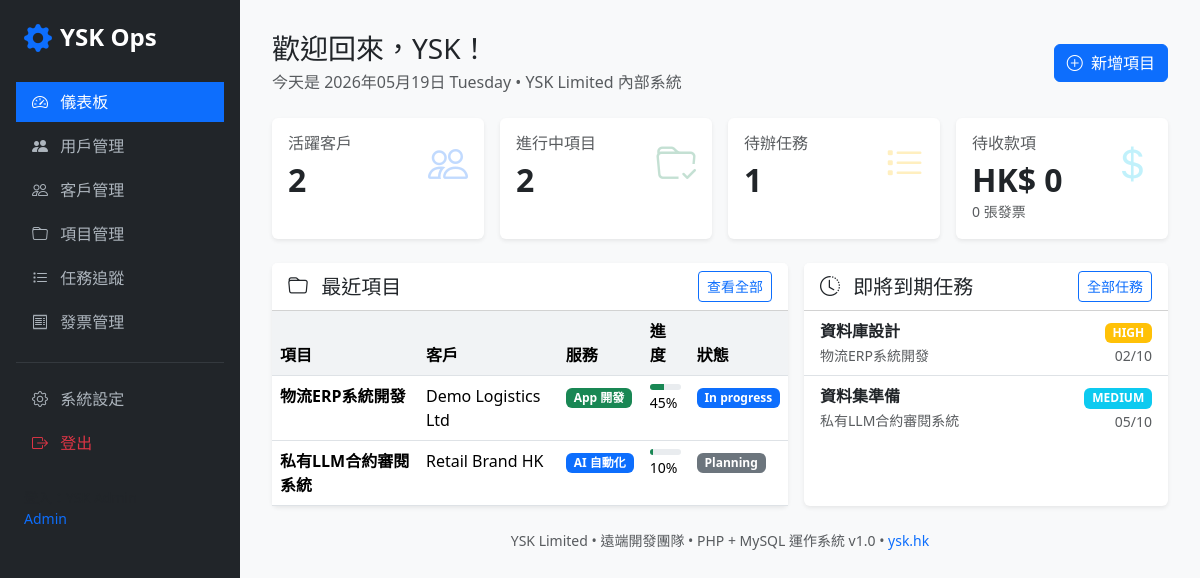
/index.php (signed in), run on an earlier commit of the app's database.
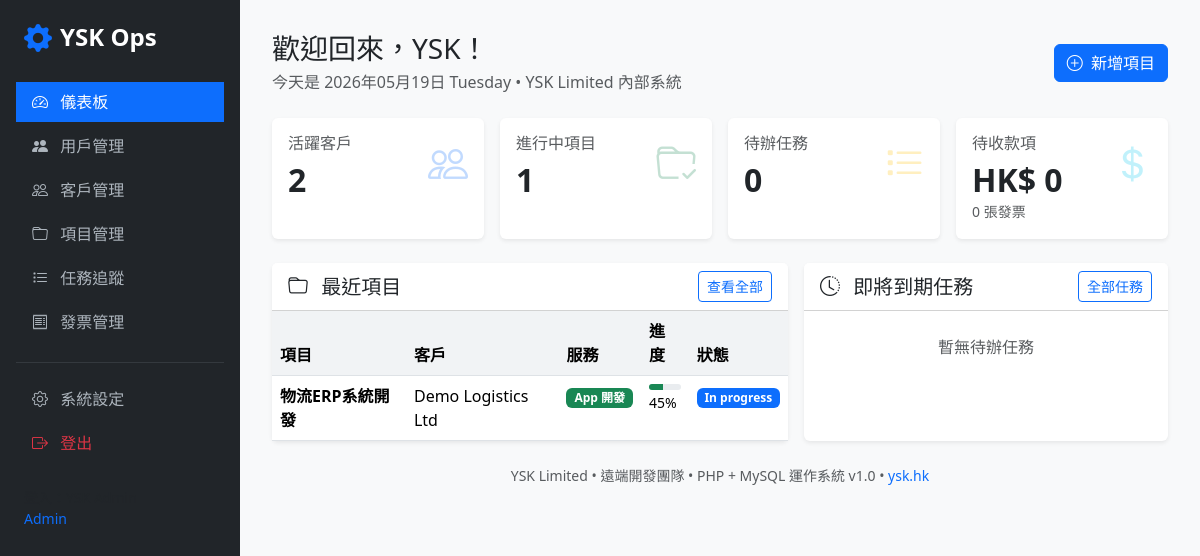
And on a later commit of the database.
### tables this page shows
CREATE TABLE projects (
    id INT AUTO_INCREMENT PRIMARY KEY,
    client_id INT NOT NULL,
    title VARCHAR(200) NOT NULL,
    description TEXT,
    service_type ENUM('ai_automation', 'app_development', 'cloud_security', 'web3_blockchain', 'other') NOT NULL,
    status ENUM('planning', 'in_progress', 'review', 'completed', 'on_hold', 'cancelled') DEFAULT 'planning',
    start_date DATE,
    end_date DATE,
    budget DECIMAL(12,2) DEFAULT 0,
    progress_percent INT DEFAULT 0 CHECK (progress_percent BETWEEN 0 AND 100),
    assigned_pm_id INT,
    created_by INT,
    created_at TIMESTAMP DEFAULT CURRENT_TIMESTAMP,
    updated_at TIMESTAMP DEFAULT CURRENT_TIMESTAMP ON UPDATE CURRENT_TIMESTAMP,
    FOREIGN KEY (client_id) REFERENCES clients(id) ON DELETE CASCADE,
    FOREIGN KEY (assigned_pm_id) REFERENCES users(id) ON DELETE SET NULL,
    FOREIGN KEY (created_by) REFERENCES users(id) ON DELETE SET NULL
);

CREATE TABLE clients (
    id INT AUTO_INCREMENT PRIMARY KEY,
    company_name VARCHAR(150) NOT NULL,
    contact_person VARCHAR(100),
    email VARCHAR(100),
    phone VARCHAR(20),
    address TEXT,
    notes TEXT,
    status ENUM('active', 'inactive', 'lead') DEFAULT 'active',
    created_at TIMESTAMP DEFAULT CURRENT_TIMESTAMP,
    updated_at TIMESTAMP DEFAULT CURRENT_TIMESTAMP ON UPDATE CURRENT_TIMESTAMP
);

CREATE TABLE tasks (
    id INT AUTO_INCREMENT PRIMARY KEY,
    project_id INT NOT NULL,
    title VARCHAR(200) NOT NULL,
    description TEXT,
    assigned_to_id INT,
    status ENUM('todo', 'in_progress', 'review', 'done') DEFAULT 'todo',
    priority ENUM('low', 'medium', 'high', 'urgent') DEFAULT 'medium',
    due_date DATE,
    estimated_hours DECIMAL(6,2) DEFAULT 0,
    logged_hours DECIMAL(6,2) DEFAULT 0,
    created_at TIMESTAMP DEFAULT CURRENT_TIMESTAMP,
    updated_at TIMESTAMP DEFAULT CURRENT_TIMESTAMP ON UPDATE CURRENT_TIMESTAMP,
    FOREIGN KEY (project_id) REFERENCES projects(id) ON DELETE CASCADE,
    FOREIGN KEY (assigned_to_id) REFERENCES users(id) ON DELETE SET NULL
);

### config.php (called while the page is built, shortened)
<?php
function current_user() {
    return $_SESSION['user'] ?? null;
}
function is_logged_in() {
    return isset($_SESSION['user_id']);
}
function has_role($required_role) {
    $user = current_user();
    $roles_hierarchy = ['viewer' => 1, 'developer' => 2, 'pm' => 3, 'finance' => 3, 'admin' => 10];
    $user_level = $roles_hierarchy[$user['role']] ?? 0;
    $required_level = $roles_hierarchy[$required_role] ?? 0;
    return $user_level >= $required_level;
}
?>

### includes/db.php (called while the page is built, shortened)
<?php
require_once __DIR__ . '/../config.php';
function get_db_connection() {
    static $pdo = null;
    if ($pdo === null) {
        try {
            $dsn = "mysql:host=" . DB_HOST . ";dbname=" . DB_NAME . ";charset=" . DB_CHARSET;
            $pdo = new PDO($dsn, DB_USER, DB_PASS, [
                PDO::ATTR_ERRMODE => PDO::ERRMODE_EXCEPTION,
                PDO::ATTR_DEFAULT_FETCH_MODE => PDO::FETCH_ASSOC,
                PDO::ATTR_EMULATE_PREPARES => false,
            ]);
        } catch (PDOException $e) {
            die("Database connection failed: " . $e->getMessage() . "<br>Please check config.php and run database.sql first.");
        }
    }
    return $pdo;
}
function db_query($sql, $params = []) {
    $pdo = get_db_connection();
    $stmt = $pdo->prepare($sql);
    $stmt->execute($params);
    return $stmt;
}
function db_fetch_all($sql, $params = []) {
    return db_query($sql, $params)->fetchAll();
}
function db_fetch_one($sql, $params = []) {
    return db_query($sql, $params)->fetch();
}
?>

### index.php (the view, shortened to what the rows shown need)
<?php
require_once 'config.php';
require_once 'includes/db.php';
require_once 'includes/auth.php';
$login_error = '';
$show_login = true;
if (is_logged_in()) {
    $show_login = false;
    $user = current_user();
    $stats = [
        'clients' => db_fetch_one("SELECT COUNT(*) as c FROM clients")['c'] ?? 0,
        'projects' => db_fetch_one("SELECT COUNT(*) as c FROM projects WHERE status IN ('planning', 'in_progress', 'review')")['c'] ?? 0,
        'tasks_todo' => db_fetch_one("SELECT COUNT(*) as c FROM tasks WHERE status = 'todo'")['c'] ?? 0,
        'invoices_pending' => db_fetch_one("SELECT COUNT(*) as c FROM invoices WHERE status IN ('draft', 'sent', 'overdue')")['c'] ?? 0,
        'total_revenue' => db_fetch_one("SELECT SUM(total_amount) as s FROM invoices WHERE status = 'paid'")['s'] ?? 0,
    ];
    $recent_projects = db_fetch_all("
        SELECT p.*, c.company_name
        FROM projects p
        JOIN clients c ON p.client_id = c.id
        ORDER BY p.updated_at DESC LIMIT 5
    ");
    $recent_tasks = db_fetch_all("
        SELECT t.*, p.title as project_title
        FROM tasks t
        JOIN projects p ON t.project_id = p.id
        WHERE t.status != 'done'
        ORDER BY t.due_date ASC, t.priority DESC LIMIT 6
    ");
}
?>
<!DOCTYPE html>
<html lang="zh-HK">
<head>
    <link href="https://cdn.jsdelivr.net/npm/bootstrap@5.3.3/dist/css/bootstrap.min.css" rel="stylesheet">
    <link href="https://cdn.jsdelivr.net/npm/bootstrap-icons@1.11.3/font/bootstrap-icons.css" rel="stylesheet">
</head>
<body>
<?php if ($show_login): ?>
    <div class="container d-flex align-items-center justify-content-center min-vh-100">
        <div class="card shadow-lg" style="max-width: 420px; width: 100%;">
            <div class="card-body p-5">
                <div class="text-center mb-4">
                    <h2 class="fw-bold text-primary">YSK 業務運作系統</h2>
                    <p class="text-muted">YSK Limited 內部管理平台</p>
                    <div class="badge bg-success mb-3">PHP + MySQL</div>
                </div>
                <?php if ($login_error): ?>
                    <div class="alert alert-danger"><?= htmlspecialchars($login_error) ?></div>
                <?php endif; ?>
                <form method="POST">
                    <div class="mb-3">
                        <label class="form-label">用戶名</label>
                        <input type="text" name="username" class="form-control form-control-lg" value="admin" required>
                    </div>
                    <div class="mb-4">
                        <label class="form-label">密碼</label>
                        <input type="password" name="password" class="form-control form-control-lg" value="admin123" required>
                        <div class="form-text">測試帳號：admin / admin123 （請即更改）</div>
                    </div>
                    <button type="submit" name="login" class="btn btn-primary btn-lg w-100">登入系統</button>
                </form>
                <div class="text-center mt-4">
                    <small class="text-muted">© 2026 YSK Limited • 香港</small>
                </div>
            </div>
        </div>
    </div>
<?php else: ?>
    <div class="d-flex">
        <div class="flex-grow-1 main-content">
            <div class="d-flex justify-content-between align-items-center mb-4">
                <div>
                    <h1 class="h3 mb-1">歡迎回來，<?= htmlspecialchars(explode(' ', $user['full_name'])[0]) ?>！</h1>
                </div>
            </div>
            <div class="row g-3 mb-4">
                <div class="col-md-3">
                    <div class="card stat-card h-100">
                        <div class="card-body">
                            <div class="d-flex justify-content-between">
                                <div>
                                    <h2 class="fw-bold mb-0"><?= $stats['clients'] ?></h2>
                                </div>
                            </div>
                        </div>
                    </div>
                </div>
                <div class="col-md-3">
                    <div class="card stat-card h-100">
                        <div class="card-body">
                            <div class="d-flex justify-content-between">
                                <div>
                                    <h2 class="fw-bold mb-0"><?= $stats['projects'] ?></h2>
                                </div>
                            </div>
                        </div>
                    </div>
                </div>
                <div class="col-md-3">
                    <div class="card stat-card h-100">
                        <div class="card-body">
                            <div class="d-flex justify-content-between">
                                <div>
                                    <h2 class="fw-bold mb-0"><?= $stats['tasks_todo'] ?></h2>
                                </div>
                            </div>
                        </div>
                    </div>
                </div>
                <div class="col-md-3">
                    <div class="card stat-card h-100">
                        <div class="card-body">
                            <div class="d-flex justify-content-between">
                                <div>
                                    <h2 class="fw-bold mb-0">HK$ <?= number_format($stats['total_revenue'], 0) ?></h2>
                                </div>
                            </div>
                        </div>
                    </div>
                </div>
            </div>
            <div class="row g-3">
                <div class="col-lg-7">
                    <div class="card h-100">
                        <div class="card-body p-0">
                            <table class="table table-hover mb-0">
                                <thead>
                                    <tr>
                                        <th>項目</th>
                                        <th>客戶</th>
                                        <th>服務</th>
                                        <th>進度</th>
                                        <th>狀態</th>
                                    </tr>
                                </thead>
                                <tbody>
                                    <?php foreach ($recent_projects as $p):
                                        $service_labels = [
                                            'ai_automation' => ['AI 自動化', 'primary'],
                                            'app_development' => ['App 開發', 'success'],
                                            'cloud_security' => ['雲端安全', 'info'],
                                            'web3_blockchain' => ['Web3 區塊鏈', 'warning'],
                                            'other' => ['其他', 'secondary']
                                        ];
                                        $svc = $service_labels[$p['service_type']] ?? ['其他', 'secondary'];
                                    ?>
                                    <tr onclick="window.location='projects.php?id=<?= $p['id'] ?>'" style="cursor:pointer">
                                        <td><strong><?= htmlspecialchars($p['title']) ?></strong></td>
                                        <td><?= htmlspecialchars($p['company_name']) ?></td>
                                        <td><span class="badge bg-<?= $svc[1] ?> service-badge"><?= $svc[0] ?></span></td>
                                        <td>
                                            <div class="progress" style="height: 6px;">
                                                <div class="progress-bar bg-success" style="width: <?= $p['progress_percent'] ?>%"></div>
                                            </div>
                                            <small><?= $p['progress_percent'] ?>%</small>
                                        </td>
                                        <td>
                                            <?php
                                            $status_badges = [
                                                'planning' => 'secondary', 'in_progress' => 'primary',
                                                'review' => 'info', 'completed' => 'success',
                                                'on_hold' => 'warning', 'cancelled' => 'danger'
                                            ];
                                            ?>
                                            <span class="badge bg-<?= $status_badges[$p['status']] ?? 'secondary' ?>">
                                                <?= ucfirst(str_replace('_', ' ', $p['status'])) ?>
                                            </span>
                                        </td>
                                    </tr>
                                    <?php endforeach; ?>
                                </tbody>
                            </table>
                        </div>
                    </div>
                </div>
                <div class="col-lg-5">
                    <div class="card h-100">
                        <div class="card-body p-0">
                            <?php if (empty($recent_tasks)): ?>
                                <div class="p-4 text-center text-muted">暫無待辦任務</div>
                            <?php else: ?>
                                <ul class="list-group list-group-flush">
                                    <?php foreach ($recent_tasks as $t):
                                        $priority_class = ['urgent' => 'danger', 'high' => 'warning', 'medium' => 'info', 'low' => 'secondary'][$t['priority']] ?? 'secondary';
                                    ?>
                                    <li class="list-group-item d-flex justify-content-between align-items-start">
                                        <div>
                                            <div class="fw-semibold"><?= htmlspecialchars($t['title']) ?></div>
                                            <small class="text-muted"><?= htmlspecialchars($t['project_title']) ?></small>
                                        </div>
                                        <div class="text-end">
                                            <span class="badge bg-<?= $priority_class ?>"><?= strtoupper($t['priority']) ?></span>
                                            <div><small class="text-muted"><?= $t['due_date'] ? date('m/d', strtotime($t['due_date'])) : '無期限' ?></small></div>
                                        </div>
                                    </li>
                                    <?php endforeach; ?>
                                </ul>
                            <?php endif; ?>
                        </div>
                    </div>
                </div>
            </div>
        </div>
    </div>
<?php endif; ?>
</body>
</html>

What changed in the data, as far as the page shows it:
removed projects: title "私有LLM合約審閱系統", client.company_name "Retail Brand HK", service_type "AI 自動化", progress_percent "10", status "Planning"
removed tasks: title "資料庫設計", project.title "物流ERP系統開發", priority "HIGH", due_date "02/10"
removed tasks: title "資料集準備", project.title "私有LLM合約審閱系統", priority "MEDIUM", due_date "05/10"
Also different on the page:
$stats['projects']: "2" → "1"
$stats['tasks_todo']: "1" → "0"
text now shown: "暫無待辦任務"
